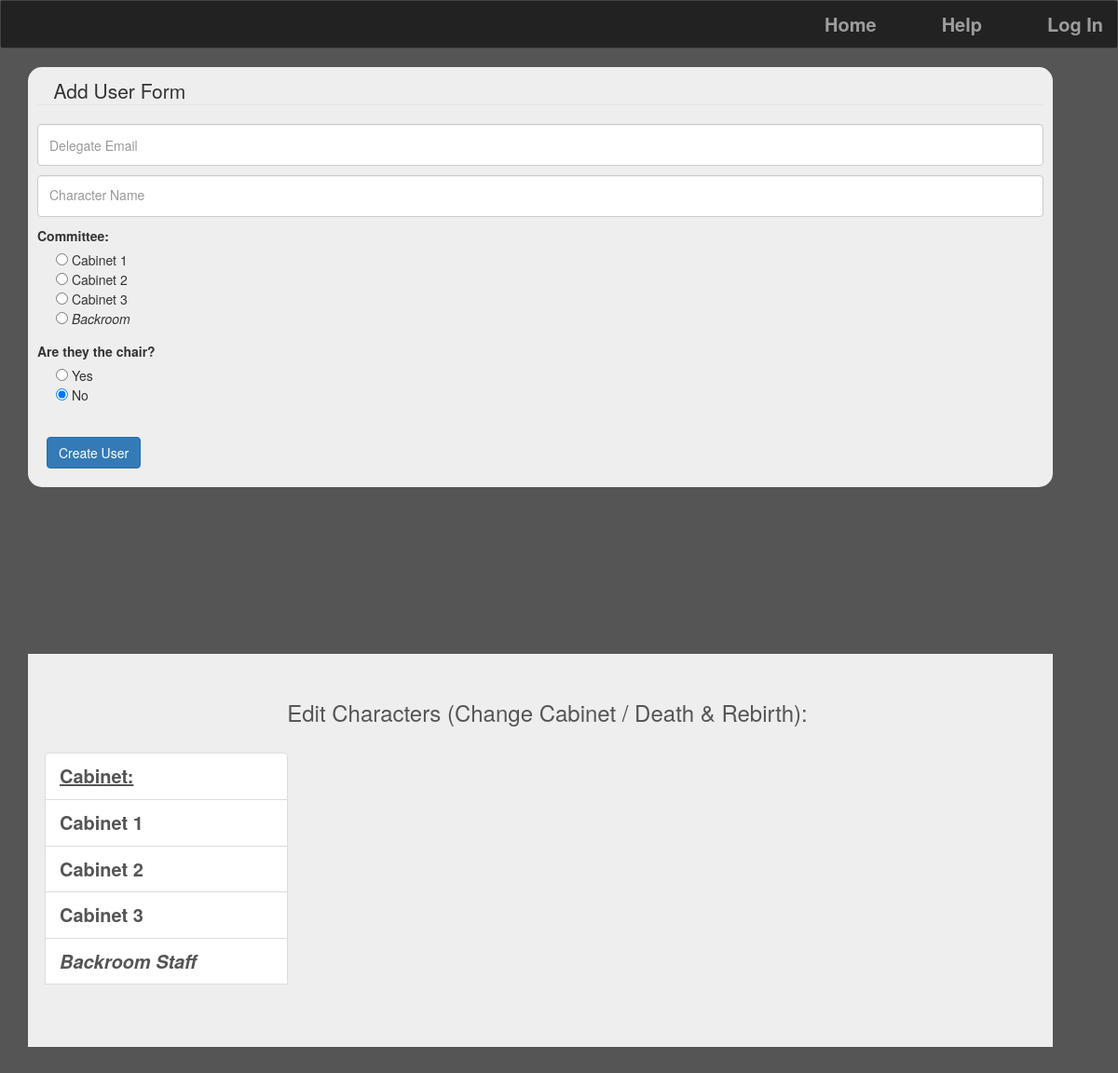
The app's page /Coding/www/createUser.php with its own data.
### tables this page shows
CREATE TABLE IF NOT EXISTS `NavBar` (
  `ID` int(11) NOT NULL,
  `Name` varchar(20) NOT NULL,
  `URL` varchar(255) NOT NULL,
  `Privacy` int(11) NOT NULL
);

CREATE TABLE IF NOT EXISTS `Cabinets` (
  `ID` int(3) NOT NULL,
  `CabinetName` text NOT NULL
);

### Coding/www/createUser.php (the view, shortened to what this page needs)
<?php include 'preHeaderBackroom.php';include 'header.php';?>
	<div class = "googleForm col-sm-11">
		<form method="POST" action="createUserAcceptance.php" role="form" `class="form-horizontal">
						<legend><span class="googleFormSpan">a</span>  	Add User Form</legend>
						<div class="form-group">
						<input type="text" name="user" id="user" class="form-control createUser" placeholder="Delegate Email" />
						<textarea type="text" name="name" id="name" class="form-control createUser" placeholder="Character Name"  /></textarea>
						<label class="control-label" for="requestSender">Committee:</label><br>
						<?php
							$con = mysqli_connect("localhost", "d5g9x9d8_user","1qwerty1","d5g9x9d8_{{CONFERENCE_NAME}}") or die(mysql_error());
							$result = $con->query("SELECT * FROM Cabinets ORDER BY CabinetName");
							while($row = $result->fetch_assoc()) {
								echo "<input style='margin-left:20px;' type='radio' name='Cabinet' value=". $row['ID'] .">          " . $row['CabinetName'] . "</input><br>";
							}
						?>
							 <input style='margin-left:20px;' type="radio" name="Cabinet" value="b" ><i> Backroom </i><br> </input>
															</div>
						<div class="form-group">
						<label class="control-label" for="requestSender">Are they the chair? </label><br>
						 <input style='margin-left:20px;' type="radio" name="Chair" value="Yes" > Yes<br> </input>
		 				 <input style='margin-left:20px;' type="radio" name="Chair" value="No" checked="checked"> No<br><br> </input>
															</div>									<button type="submit" id="singlebutton" name="createUser" class="btn btn-primary">Create User</button>
								<br>
	</form>
	</div>
	<br><br><br>	<br><br><br>	<br><br><br>	<br><br><br>	<br><br><br>	<br><br><br>	<br><br><br>
	<br><br><br>	<br><br><br>	<br><br><br>
	<div class='jumbotron col-xs-11 col-sm-11 privateEmailUser' >
			<h3 style='color:#555'>Edit Characters (Change Cabinet / Death & Rebirth):</h3><br>
			<div class= 'col-xs-6 col-sm-3 list-group' id="listgroupJSItem">
			<?php
			if (isset($_GET['cabinet']) || isset($_GET['email'])) {
		$con = mysqli_connect("localhost", "d5g9x9d8_user","1qwerty1","d5g9x9d8_{{CONFERENCE_NAME}}") or die(mysql_error());
				$result = $con->query("SELECT * FROM Users ORDER BY CharacterName");
				$theVariable;
				if ($result->num_rows > 0) {
					 echo "<a class='list-group-item titleUnderline' href='createUser.php'> Back</a>";
				    while($row = $result->fetch_assoc())
				    {
				    	if ($_GET['cabinet']=== "backroom"){
							if ($_GET['email'] === $row["id"]) {
						     	$arrayElement = "<a class='list-group-item active' href='createUser.php?email="  . $row["id"] . "&cabinet=" . $_GET['cabinet'] ."'>" . $row["CharacterName"] . " </a> ";
						     	$theVariable = $row['UserNameID'];
 							 	echo $arrayElement;
							}else if ($row['isBackroom'] !== "f") {
								$arrayElement = "<a class='list-group-item' href='createUser.php?email="  . $row["id"] . "&cabinet=" . $_GET['cabinet'] ."'>" . $row["CharacterName"] . " </a> ";
	 							 	echo $arrayElement;
							}
							continue;
				    	}
						if (isset($_GET['email'])) {
							$message = $_GET['email'];
							if ($message === $row["id"]) {
						     	$arrayElement = "<a class='list-group-item active' href='createUser.php?email="  . $row["id"] . "&cabinet=" . $_GET['cabinet'] ."'>" . $row["CharacterName"] . " </a> ";
						     	$theVariable = $row['UserNameID'];
 							  echo $arrayElement;
							}
						}
			    		if ($row['isBackroom'] !== "f"||$row['Committee'] !== $_GET['cabinet'] || $row['id'] === $_GET['email']) {
				    		continue;
						}
						$arrayElement = "<a class='list-group-item' href='createUser.php?email="  . $row["id"] . "&cabinet=" . $_GET['cabinet'] ."'>" . $row["CharacterName"] . " </a> ";
						  echo $arrayElement;
					}
				}
				echo "<script>
			function scrollWin() {
			    window.scrollBy(0,300);
				console.log('test');
			}
			scrollWin();
		</script>";
			}else {
		$con = mysqli_connect("localhost", "d5g9x9d8_user","1qwerty1","d5g9x9d8_{{CONFERENCE_NAME}}") or die(mysql_error());
				$result = $con->query("SELECT * FROM Cabinets ORDER BY CabinetName");
				if ($result->num_rows > 0) {
					 echo "<a class='list-group-item titleUnderline'> Cabinet:</a>";
				    while($row = $result->fetch_assoc())
				    {
				     	$arrayElement = "<a class='list-group-item' href='createUser.php?cabinet="  . $row["ID"] . "'>" . $row["CabinetName"] . " </a> ";
						  echo $arrayElement;
					}
					echo "<a class='list-group-item' href='createUser.php?cabinet=backroom'><i>Backroom Staff<i> </a> ";
				}
			}
			echo "</div>";
			echo "<div class= 'col-xs-6 col-sm-9 list-group' id='listgroupJSItem'>";
			?>
			</div>
	</body>

### Coding/www/header.php (shortened to what this page needs)
<!DOCTYPE html>
<html>
	<head>
		<link rel="stylesheet" href="https://maxcdn.bootstrapcdn.com/bootstrap/3.3.6/css/bootstrap.min.css">
		<link href="stylesheet.css" type ="text/css" rel ="stylesheet" />
		<title><?php
			$con = mysqli_connect("localhost", "d5g9x9d8_user","1qwerty1","d5g9x9d8_{{CONFERENCE_NAME}}") or die(mysql_error());
			?>
	</head>
<body onload="logOnCheck()" style="background-image:url( <?php
		$result = $con->query("SELECT * FROM `GlobalVariables` WHERE `VariableName` = 'backgroundImage'");
		while($row = $result->fetch_assoc()) {
			echo $row['VariableValue'];
		}
		 ?>); background-position:0% 50px;background-repeat: repeat">
<?
	function createNavBar(){
		$con = mysqli_connect("localhost", "d5g9x9d8_user","1qwerty1","d5g9x9d8_{{CONFERENCE_NAME}}") or die(mysql_error());
		if ($_COOKIE['loggedIn'] === 'YES') {
			if ($_COOKIE['isBackroom'] === 'f') {
				if ($_COOKIE['isChair'] === 'f') {
					$navBarResult = $con->query("SELECT * FROM `NavBar` WHERE `Privacy` = 1 OR `Privacy` = 2 ORDER BY `ID`");
				}else {
					$navBarResult = $con->query("SELECT * FROM `NavBar` WHERE `Privacy` = 1 OR `Privacy` = 2 OR `Privacy` = 3 ORDER BY `ID`");
				}
			}else if ($_COOKIE['isBackroom'] === 't') {
				$navBarResult = $con->query("SELECT * FROM `NavBar` WHERE `Privacy` = 1 OR `Privacy` = 4 ORDER BY `ID`");
			}else if ($_COOKIE['isBackroom'] === 'a') {
				$navBarResult = $con->query("SELECT * FROM `NavBar` WHERE `Privacy` = 1 OR `Privacy` = 4 OR `Privacy` = 5 ORDER BY `ID`");
			}
			echo' 	<nav class="navbar navbar-inverse">
			 <div class="container-fluid navbar-inverse">
		      <ul class="nav navbar-nav navbar-right navbar-inverse">';
			while($row = $navBarResult->fetch_assoc()) {
				echo' <li id="'.$row["Name"].'"><a href="'.$row['URL'].'">'.$row['Name'].'';
				if ($row['URL'] === 'profile.php'){
					$result = $con->query("SELECT * FROM Responses WHERE `readByDelegate` = 'f' AND `Recipient` = '".$_COOKIE['user']."'");
					if ($result->num_rows > 0) {
						echo " <span class='badge'> ". $result->num_rows." </span>";
					}
				}else if ($row['URL'] === 'directiveConfirmation.php'){
					$result = $con->query("SELECT * FROM Directives WHERE Status = 'Frozen' AND DirectiveCommittee = '".$_COOKIE['committee']."' ");
					if ($result->num_rows > 0) {
					    echo " <span class='badge progress-bar-danger'>".$result->num_rows."</span>";
					}
				}else if ($row['URL'] === 'backroomReserve.php'){
					$result = $con->query("SELECT * FROM  `Directives` WHERE  `Status` = '".$_COOKIE['user']."'");
					if ($result->num_rows > 0) {
						while($row = $result->fetch_assoc()) {
						    echo " <span id='backroomReserve' class='badge'>".$row['DirectiveNumber']."</span>";
					    }
					}
				}
				echo "</a>
				</li>";
			}
			echo '<li ><a id="logOut" ahref = "index.php" onclick="logOut()">Log out</a></li>';
			echo "</ul></div></nav>";
		}else {
			$navBarResult = $con->query("SELECT * FROM `NavBar` WHERE `Privacy` = 0 ORDER BY `ID`");
						echo' 	<nav class="navbar navbar-inverse ">
			 <div class="container-fluid navbar-inverse ">
		      <ul class="nav navbar-nav navbar-right navbar-inverse">';
			while($row = $navBarResult->fetch_assoc()) {
				echo' <li id="'.$row["Name"].'"><a href="'.$row['URL'].'">'.$row['Name'].'';
				echo "</a>
				</li>";
			}
			echo '<li id="logInFormButton"><a id="logIn" ahref = "index.php" onclick="showLogInForm()">Log In</a></li>';
			echo "</ul><div class ='col-xs-6 col-sm-6 col-md-6 col-lg-6 col-xs-offset-3 col-sm-offset-3 col-md-offset-3 col-lg-offset-3 panel panel-login' id='logInForm' style='display: none;'><form method='POST' action='connectivity.php' id='login-form' role='form'><br>
				<div class='form-group'>
					<input type='text' name='user' id='username' tabindex='1' class='form-control' placeholder=
					'Username'";
				echo"</div>
				<div class='form-group'>
					<input type='password' name='pass' id='password' tabindex='2' class='form-control' placeholder='Password'";
					 	echo' />
				</div>
				<div class="form-group text-center">
					<input type="checkbox" tabindex="3" name="remember" id="remember"';
					 	echo'/>
					<label for="remember"> Remember Me</label>
				</div>
					<div class="row">
				<div class="form-group">
						<div class="col-sm-6">
							<input type="submit" name="submit" id="button" tabindex="4" class="form-control btn btn-login" value="Log-In" />
						</div>
				</div>
				<div class="form-group">
						<div class="col-sm-6">
							<div class="text-center">
								<a href="help.php" class="forgot-password">Forgot Password?</a>
							</div>
						</div>
					</div>
				</div>
			</form>
			</div>';
			echo "</div></nav>";
		}
	}
	createNavBar();
?>

### Coding/www/stylesheet.css (style rules this page uses)
body { background-color: #555; }
.navbar { background-color: #ccc; border-color: #444; }
h3 { text-align: center; color: #ddd; }
a.titleUnderline { text-decoration: underline; }
textarea { resize: none }
div ul { display: inline; text-align: right; color: white; }
div li { float: right; display: inline; margin-left: 40px; }
a { text-family: Helvetica, sans-serif; font-size: 20px; font-weight: bold; text-decoration: none; color: white; }
.googleFormSpan { color: #eee; }
.googleForm { background-color: #eee; border-radius: 15px; margin-left: 30px; margin-right: 30px; padding-left: 10px; padding-right: 10px; padding-top: 10px; padding-bottom: 20px; margin-bottom: 20px; }
.btn { margin-left: 10px; }
.list-group-item { margin-left: -12px; }
.jumbotron { margin-right: 10px; margin-left: 10px; }
.privateEmailUser { float:left; padding-top: 30px; margin-top: 30px; padding-left: 30px; margin-left: 30px; }
div form .createUser, div form .createUser { height: 45px; padding-top: 10px; padding-bottom: 10px; margin-bottom: 10px; margin-top: 10px; }

### records on screen
navbar: Name "Home"
navbar: Name "Help"
cabinets: CabinetName "Cabinet 1"
cabinets: CabinetName "Cabinet 2"
cabinets: CabinetName "Cabinet 3"
